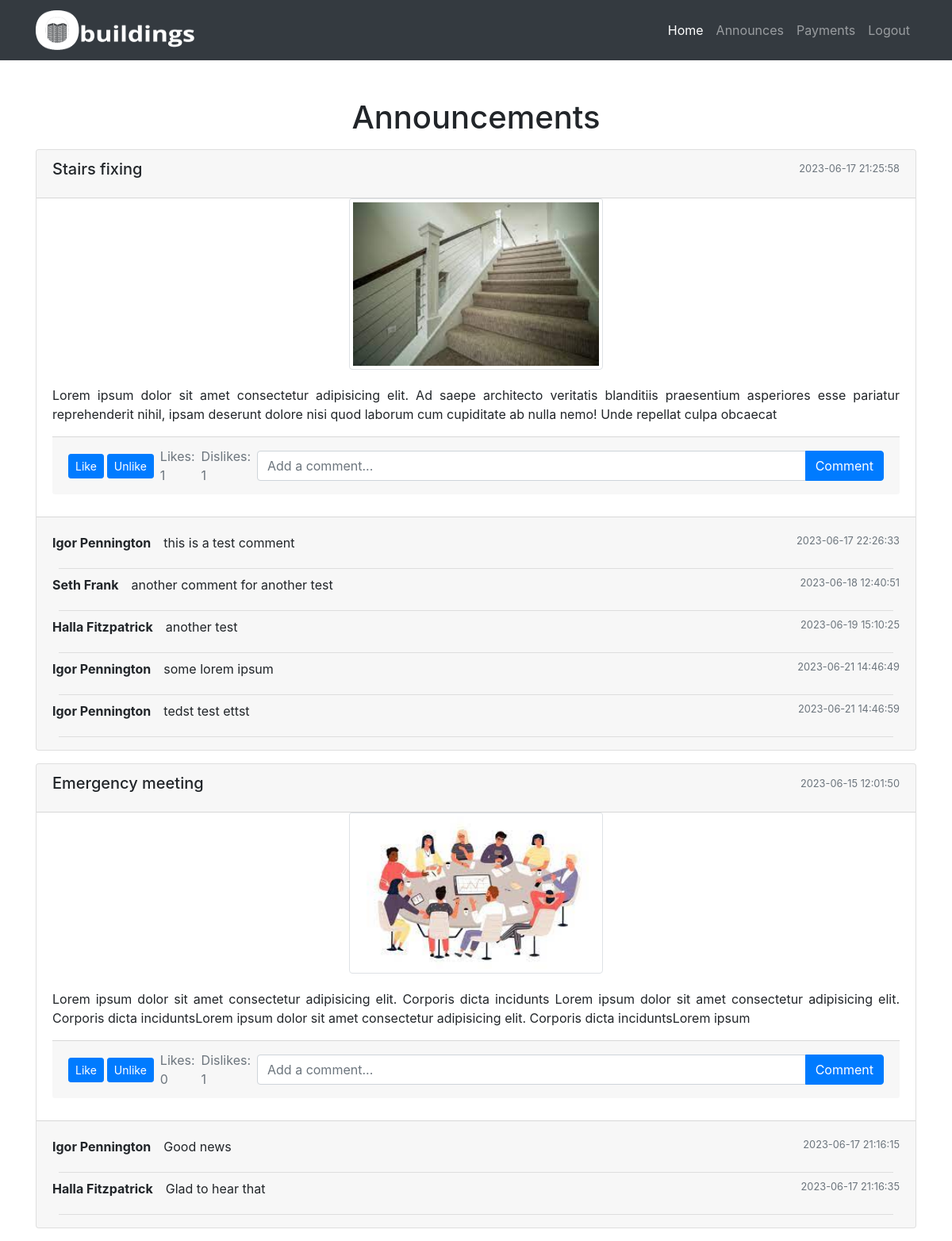
Screenshot of /announces.php (signed in) with the database file from the repository.
### tables this page shows
CREATE TABLE `announcements` (
  `announcement_id` int(11) NOT NULL,
  `title` varchar(255) DEFAULT NULL,
  `description` varchar(255) DEFAULT NULL,
  `image` varchar(255) DEFAULT NULL,
  `created_at` timestamp NOT NULL DEFAULT current_timestamp(),
  `updated_at` timestamp NOT NULL DEFAULT current_timestamp() ON UPDATE current_timestamp()
);

CREATE TABLE `comments` (
  `comment_id` int(11) NOT NULL,
  `announcement_id` int(11) NOT NULL,
  `resident_id` int(11) NOT NULL,
  `comment_text` varchar(255) DEFAULT NULL,
  `created_at` timestamp NOT NULL DEFAULT current_timestamp(),
  `updated_at` timestamp NOT NULL DEFAULT current_timestamp() ON UPDATE current_timestamp()
);

CREATE TABLE `residents` (
  `resident_id` int(11) NOT NULL,
  `fName` varchar(255) DEFAULT NULL,
  `lName` varchar(255) DEFAULT NULL,
  `email` varchar(255) DEFAULT NULL,
  `password` varchar(255) DEFAULT NULL,
  `status` varchar(20) DEFAULT 'Resident',
  `username` varchar(255) DEFAULT NULL,
  `joinedIn` timestamp NOT NULL DEFAULT current_timestamp() ON UPDATE current_timestamp()
);

### classes/db-config.php (called while the page is built, shortened)
<?php
$environment = getenv('APP_ENV') ?: 'production';
$configs = [
    'local' => [
        'host' => 'localhost',
        'dbname' => 'sandik',
        'username' => 'root',
        'password' => ''
    ],
    'production' => [
        'host' => 'localhost',
        'dbname' => 'sandik',
        'username' => 'outhman790',
        'password' => 'outhman790..!!'
    ]
];
$currentConfig = $configs[$environment] ?? $configs['production'];
$dbConfig = $currentConfig;

### classes/db.class.php (called while the page is built, shortened)
<?php
require_once __DIR__ . '/db-config.php';
class DB
{
    protected $host;
    protected $dbname;
    protected $username;
    protected $password;
    public function __construct()
    {
        global $dbConfig;
        $this->host = $dbConfig['host'];
        $this->dbname = $dbConfig['dbname'];
        $this->username = $dbConfig['username'];
        $this->password = $dbConfig['password'];
    }
    public function connect()
    {
        try {
            $dsn = "mysql:host={$this->host};dbname={$this->dbname};charset=utf8mb4";
            $this->conn = new PDO($dsn, $this->username, $this->password);
            $this->conn->setAttribute(PDO::ATTR_ERRMODE, PDO::ERRMODE_EXCEPTION);
            $this->conn->setAttribute(PDO::ATTR_DEFAULT_FETCH_MODE, PDO::FETCH_ASSOC);
            return $this->conn;
        } catch (PDOException $e) {
            die("Connection failed: " . $e->getMessage());
        }
    }
}

### classes/admin.class.php (called while the page is built, shortened)
<?php
require_once('db.class.php');
class Admin extends DB
{
    public function getAllAnnouncements()
    {
        try {
            $query = "SELECT * FROM announcements ORDER BY created_at DESC";
            $stmt = $this->connect()->prepare($query);
            $stmt->execute();
            return $stmt->fetchAll(PDO::FETCH_ASSOC);
        } catch (PDOException $e) {
            echo "Error: " . $e->getMessage();
            return false;
        }
    }
}

### classes/user.class.php (called while the page is built, shortened)
<?php
require_once 'db.class.php';
class User extends DB
{
    public function showComments($announcementId)
    {
        try {
            $query = "SELECT comments.*, residents.*
            FROM comments
            JOIN residents ON comments.resident_id = residents.resident_id
            WHERE comments.announcement_id = :announcement_id;
            ";
            $stmt = $this->connect()->prepare($query);
            $stmt->bindParam(':announcement_id', $announcementId);
            $stmt->execute();
            $allComments = $stmt->fetchAll(PDO::FETCH_ASSOC);
            return $allComments;
        } catch (PDOException $e) {
            echo "error occured" . $e->getMessage();
        }
    }
    public function countLikes($announcementId)
    {
        try {
            $query = "SELECT COUNT(*) AS like_count FROM likes WHERE announcement_id = :announcement_id";
            $pdo = $this->connect();
            $stmt = $pdo->prepare($query);
            $stmt->bindParam(':announcement_id', $announcementId);
            $stmt->execute();
            $countlikes = $stmt->fetch(PDO::FETCH_ASSOC);
            return $countlikes;
        } catch (PDOException $e) {
            echo 'Database Error: ' . $e->getMessage();
            echo 'Error Code: ' . $stmt->errorCode();
            return false;
        }
    }
}

### announces.php (the view, shortened to what this page needs)
<?php
if (isset($_SESSION['resident_id'])) :
?>
<!DOCTYPE html>
<html lang="en">
<head>
    <link rel="stylesheet" href="https://stackpath.bootstrapcdn.com/bootstrap/4.5.2/css/bootstrap.min.css">
</head>
<body>
    <nav class="navbar navbar-expand-lg navbar-dark bg-dark">
        <div class="container">
            <a href="homepage.php">
                <img class="navbar-brand" src="assets/img/logo white.png" style="width: 200px; height: 60px">
            </a>
            <div class="collapse navbar-collapse" id="navbarNav">
                <ul class="navbar-nav ml-auto">
                    <li class="nav-item active">
                        <a class="nav-link" href="homepage.php">Home <span class="sr-only">(current)</span></a>
                    </li>
                    <li class="nav-item">
                        <a class="nav-link" href="announces.php">Announces</a>
                    </li>
                    <li class="nav-item">
                        <a class="nav-link" href="payments.php">Payments</a>
                    </li>
                    <li class="nav-item">
                        <a class="nav-link" href="logout.php">Logout</a>
                    </li>
                </ul>
            </div>
        </div>
    </nav>
    <div class="container">
        <h1 class="mt-5 mb-3 text-center">Announcements</h1>
        <?php
            require_once 'classes/admin.class.php';
            require_once 'classes/user.class.php';
            $adminObj = new Admin();
            $allAnnouncements = $adminObj->getAllAnnouncements();
            $userObj = new User();
            foreach ($allAnnouncements as $key => $announce) :
                $countLikes = $userObj->countLikes($announce['announcement_id']);
            ?>
        <div class="card mb-3" data-announcement-id="<?php echo $announce['announcement_id']; ?>">
            <div class="card-header d-flex justify-content-between align-items-center">
                <h5 class="card-title"><?php echo $announce['title'] ?></h5>
                <small class="text-muted d-block"
                    style="margin-bottom:0.75rem;"><?php echo $announce['created_at'] ?></small>
            </div>
            <div class="text-center">
                <img src="includes/uploads/announces/<?php echo $announce['image'] ?>"
                    class="card-img-top img-thumbnail" alt="Announcement Image" style="width: 20rem;">
            </div>
            <div class="card-body">
                <p class="card-text text-justify"><?php echo $announce['description'] ?></p>
                <div class="card-footer d-flex justify-content-between align-items-center mb-sm-2">
                    <div class="d-flex flex-row  justify-content-start align-items-center mr-2">
                        <button class="btn btn-primary btn-sm mr-1 like-button">Like</button>
                        <button class="btn btn-primary btn-sm dislike-button">Unlike</button>
                        <span class="ml-2 text-muted">Likes: <span
                                class="like-count"><?php echo $countLikes['like_count'] ?></span></span>
                        <span class="ml-2 text-muted">Dislikes: <span class="dislike-count">1</span></span>
                    </div>
                    <div class="input-group">
                        <input type="text" class="form-control comment-input" placeholder="Add a comment...">
                        <div class="input-group-append">
                            <button class="btn btn-primary comment-button" type="button">Comment</button>
                        </div>
                    </div>
                </div>
            </div>
            <?php
                    require_once 'classes/user.class.php';
                    $userObj = new User();
                    $allComments = $userObj->showComments($announce['announcement_id']);
                    ?>
            <div class="card-footer comments-container">
                <?php
                        foreach ($allComments as $key => $comment) :
                        ?>
                <div class="d-flex comment-container flex-column flex-sm-row mt-2"
                    data-created_at="<?php echo $announce['created_at']; ?>">
                    <div class="comment-author mb-2 mb-sm-3">
                        <strong><?php echo $comment['fName'] . ' ' . $comment['lName'] ?></strong>
                    </div>
                    <div class="flex-grow-1 comment-message ml-sm-3">
                        <?php echo $comment['comment_text'] ?>
                    </div>
                    <div class="comment-date small text-muted mt-sm-0">
                        <?php echo $comment['created_at'] ?>
                    </div>
                </div>
                <hr style="margin: .25rem .5rem;">
                <?php endforeach; ?>
            </div>
        </div>
        <?php endforeach; ?>
    </div>
</body>
</html>
<?php
else :
    header('location: login.php');
endif;
?>

### rows the page displays
announcements: title "Stairs fixing", created_at "2023-06-17 21:25:58", image (picture), description "Lorem ipsum dolor sit amet consectetur adipisicing elit. Ad saepe architecto veritatis blanditiis praesentium asperiores esse pariatur reprehenderit nihil, ipsam deserunt dolore nisi quod laborum cum cupiditate ab nulla nemo! Unde repellat culpa obcaecat", like_count "1"
comments: resident.fName "Igor", resident.lName "Pennington", comment_text "this is a test comment", created_at "2023-06-17 22:26:33"
comments: resident.fName "Seth", resident.lName "Frank", comment_text "another comment for another test", created_at "2023-06-18 12:40:51"
comments: resident.fName "Halla", resident.lName "Fitzpatrick", comment_text "another test", created_at "2023-06-19 15:10:25"
comments: resident.fName "Igor", resident.lName "Pennington", comment_text "some lorem ipsum", created_at "2023-06-21 14:46:49"
comments: resident.fName "Igor", resident.lName "Pennington", comment_text "tedst test ettst", created_at "2023-06-21 14:46:59"
announcements: title "Emergency meeting", created_at "2023-06-15 12:01:50", image (picture), description "Lorem ipsum dolor sit amet consectetur adipisicing elit. Corporis dicta incidunts Lorem ipsum dolor sit amet consectetur adipisicing elit. Corporis dicta inciduntsLorem ipsum dolor sit amet consectetur adipisicing elit. Corporis dicta inciduntsLorem ipsum", like_count "0"
comments: resident.fName "Igor", resident.lName "Pennington", comment_text "Good news", created_at "2023-06-17 21:16:15"
comments: resident.fName "Halla", resident.lName "Fitzpatrick", comment_text "Glad to hear that", created_at "2023-06-17 21:16:35"
